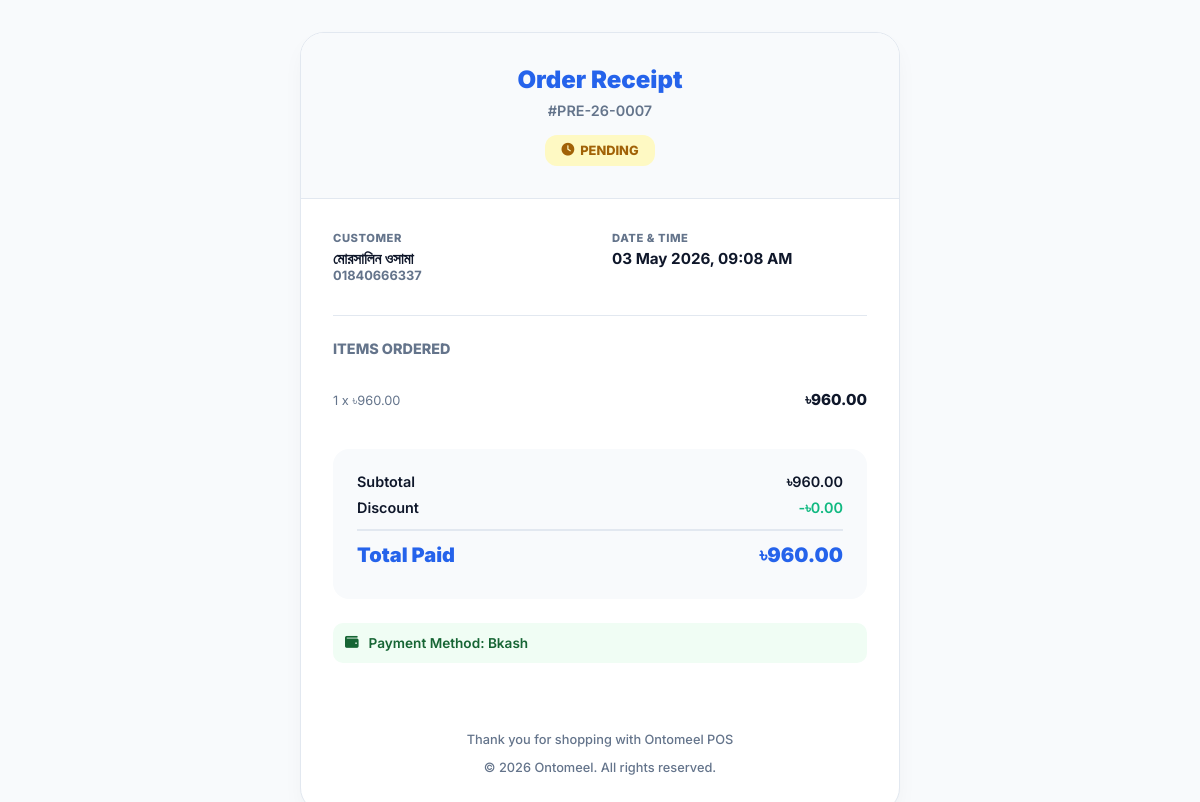
Screenshot of /pos/pages/view_order.php?invoice=PRE-26-0007 with the database file from the repository.
### tables this page shows
CREATE TABLE `orders` (
  `id` int(11) NOT NULL,
  `invoice_no` varchar(50) NOT NULL,
  `member_id` int(11) DEFAULT NULL,
  `order_date` timestamp NOT NULL DEFAULT current_timestamp(),
  `subtotal` decimal(10,2) NOT NULL,
  `discount` decimal(10,2) DEFAULT 0.00,
  `shipping_cost` decimal(10,2) DEFAULT 0.00,
  `total_amount` decimal(10,2) NOT NULL,
  `payment_status` varchar(50) DEFAULT 'Pending',
  `payment_method` varchar(255) DEFAULT 'Cash',
  `trx_id` varchar(100) DEFAULT NULL,
  `payment_id` varchar(100) DEFAULT NULL,
  `order_status` varchar(50) DEFAULT 'Processing',
  `shipping_address` text DEFAULT NULL,
  `notes` text DEFAULT NULL,
  `guest_name` varchar(150) DEFAULT NULL,
  `guest_phone` varchar(20) DEFAULT NULL,
  `guest_email` varchar(150) DEFAULT NULL,
  `order_type` varchar(20) DEFAULT 'Sale',
  `staff_id` int(11) DEFAULT NULL,
  `staff_name` varchar(100) DEFAULT NULL,
  `terminal_id` varchar(50) DEFAULT 'Main'
);

CREATE TABLE `order_items` (
  `id` int(11) NOT NULL,
  `order_id` int(11) NOT NULL,
  `book_id` int(11) DEFAULT NULL,
  `quantity` int(11) DEFAULT 1,
  `unit_price` decimal(10,2) NOT NULL,
  `total_price` decimal(10,2) NOT NULL,
  `reading_progress` int(11) DEFAULT 0,
  `preorder_id` int(11) DEFAULT NULL,
  `item_type` varchar(20) DEFAULT 'Book'
);

### pos/pages/view_order.php (the view, shortened to what this page needs)
<?php
require_once '../../api/config/database.php';
$invoice = $_GET['invoice'] ?? '';
$stmt = $pdo->prepare("SELECT o.*, m.full_name as member_name, m.phone as member_phone, m.email as member_email
                      FROM orders o
                      LEFT JOIN members m ON o.member_id = m.id
                      WHERE o.invoice_no = ?");
$stmt->execute([$invoice]);
$order = $stmt->fetch();
$stmt = $pdo->prepare("SELECT oi.*, COALESCE(b.title, i.item_name) as item_title
                      FROM order_items oi
                      LEFT JOIN books b ON oi.book_id = b.id AND (oi.item_type = 'Book' OR oi.item_type IS NULL)
                      LEFT JOIN inventory_items i ON oi.book_id = i.id AND (oi.item_type != 'Book')
                      WHERE oi.order_id = ?");
$stmt->execute([$order['id']]);
$items = $stmt->fetchAll();
$customerName = $order['member_name'] ?: ($order['guest_name'] ?: 'Walk-in Customer');
$customerContact = $order['member_phone'] ?: ($order['guest_phone'] ?: 'No contact');
?>
<!DOCTYPE html>
<html lang="en">
<head>
    <link rel="stylesheet" href="https://cdnjs.cloudflare.com/ajax/libs/font-awesome/6.4.0/css/all.min.css">
</head>
<body>
    <div class="view-container">
        <div class="order-card">
            <div class="header">
                <h1>Order Receipt</h1>
                <p>#<?php echo htmlspecialchars($invoice); ?></p>
                <div class="status-badge status-<?php echo strtolower($order['payment_status']); ?>">
                    <?php
                    $status = strtolower($order['payment_status']);
                    if ($status == 'paid') echo '<i class="fa-solid fa-circle-check"></i>';
                    elseif ($status == 'pending') echo '<i class="fa-solid fa-clock"></i>';
                    elseif ($status == 'refunded') echo '<i class="fa-solid fa-rotate-left"></i>';
                    else echo '<i class="fa-solid fa-ban"></i>';
                    ?>
                    <?php echo htmlspecialchars($order['payment_status']); ?>
                </div>
            </div>
            <div class="body">
                <div class="info-grid">
                    <div class="info-item">
                        <label>Customer</label>
                        <div><?php echo htmlspecialchars($customerName); ?></div>
                        <div style="font-size: 0.8rem; color: var(--text-muted);"><?php echo htmlspecialchars($customerContact); ?></div>
                    </div>
                    <div class="info-item">
                        <label>Date & Time</label>
                        <div><?php echo date('d M Y, h:i A', strtotime($order['order_date'])); ?></div>
                    </div>
                </div>
                <div class="items-list">
                    <h3>Items Ordered</h3>
                    <?php foreach ($items as $item): ?>
                    <div class="item-row">
                        <div class="item-info">
                            <p><?php echo (int)$item['quantity']; ?> x ৳<?php echo number_format($item['unit_price'], 2); ?></p>
                        </div>
                        <div class="item-price">
                            ৳<?php echo number_format($item['total_price'], 2); ?>
                        </div>
                    </div>
                    <?php endforeach; ?>
                </div>
                <div class="summary-card">
                    <div class="summary-row">
                        <span>Subtotal</span>
                        <span>৳<?php echo number_format($order['subtotal'], 2); ?></span>
                    </div>
                    <div class="summary-row">
                        <span>Discount</span>
                        <span style="color: var(--success);">-৳<?php echo number_format($order['discount'], 2); ?></span>
                    </div>
                    <div class="summary-row total-row">
                        <span>Total Paid</span>
                        <span>৳<?php echo number_format($order['total_amount'], 2); ?></span>
                    </div>
                </div>
                <div style="margin-top: 1.5rem; font-size: 0.85rem; font-weight: 600; padding: 12px; background: #f0fdf4; border-radius: 10px; color: #166534; display: flex; align-items: center; gap: 10px;">
                    <i class="fa-solid fa-wallet"></i>
                    Payment Method: <?php echo htmlspecialchars($order['payment_method']); ?>
                </div>
            </div>
            <div class="footer">
                <p>Thank you for shopping with Ontomeel POS</p>
                <p>© <?php echo date('Y'); ?> Ontomeel. All rights reserved.</p>
            </div>
        </div>
    </div>
</body>
</html>

### pos/pages/view_order.php (style rules this page uses)
:root { --primary: #2563eb; --success: #10b981; --text-main: #0f172a; --text-muted: #64748b; --bg-body: #f8fafc; --card-bg: #ffffff; --border: #e2e8f0; }
body { background-color: var(--bg-body); font-family: 'Inter', sans-serif; color: var(--text-main); margin: 0; padding: 2rem 1rem; display: flex; justify-content: center; }
.view-container { width: 100%; max-width: 600px; }
.order-card { background: var(--card-bg); border-radius: 24px; border: 1px solid var(--border); box-shadow: 0 10px 25px -5px rgba(0,0,0,0.05); overflow: hidden; }
.header { padding: 2rem; background: #f8fafc; border-bottom: 1px solid var(--border); text-align: center; }
.header h1 { margin: 0; font-size: 1.5rem; font-weight: 900; color: var(--primary); }
.header p { margin: 0.5rem 0 0; color: var(--text-muted); font-size: 0.9rem; font-weight: 600; }
.status-badge { display: inline-flex; align-items: center; gap: 6px; padding: 8px 16px; border-radius: 12px; font-size: 0.8rem; font-weight: 800; text-transform: uppercase; margin-top: 1rem; }
.status-pending { background: #fef9c3; color: #a16207; }
.body { padding: 2rem; }
.info-grid { display: grid; grid-template-columns: 1fr 1fr; gap: 1.5rem; margin-bottom: 2rem; }
.info-item label { display: block; font-size: 0.7rem; font-weight: 800; color: var(--text-muted); text-transform: uppercase; letter-spacing: 0.05em; margin-bottom: 4px; }
.info-item div { font-weight: 700; font-size: 0.95rem; }
.items-list { border-top: 1px solid var(--border); padding-top: 1.5rem; }
.items-list h3 { font-size: 0.9rem; font-weight: 800; margin: 0 0 1rem; text-transform: uppercase; color: var(--text-muted); }
.item-row { display: flex; justify-content: space-between; align-items: center; padding: 1rem 0; border-bottom: 1px dashed var(--border); }
.item-row:last-child { border-bottom: none; }
.item-info p { margin: 4px 0 0; font-size: 0.8rem; color: var(--text-muted); }
.item-price { font-weight: 800; font-size: 0.95rem; }
.summary-card { background: #f8fafc; padding: 1.5rem; border-radius: 16px; margin-top: 1.5rem; }
.summary-row { display: flex; justify-content: space-between; margin-bottom: 0.5rem; font-weight: 600; font-size: 0.9rem; }
.total-row { border-top: 2px solid var(--border); margin-top: 0.75rem; padding-top: 0.75rem; font-size: 1.25rem; font-weight: 900; color: var(--primary); }
.footer { padding: 1.5rem; text-align: center; font-size: 0.8rem; color: var(--text-muted); font-weight: 500; }

### rows the page displays
orders: payment_status "PENDING", guest_name "মোরসালিন ওসামা", guest_phone "01840666337", order_date "03 May 2026, 09:08 AM", subtotal "960.00", discount "0.00", total_amount "960.00", payment_method "Bkash"
order_items: quantity "1", unit_price "960.00", total_price "960.00"

### other values shown
$invoice "PRE-26-0007"
